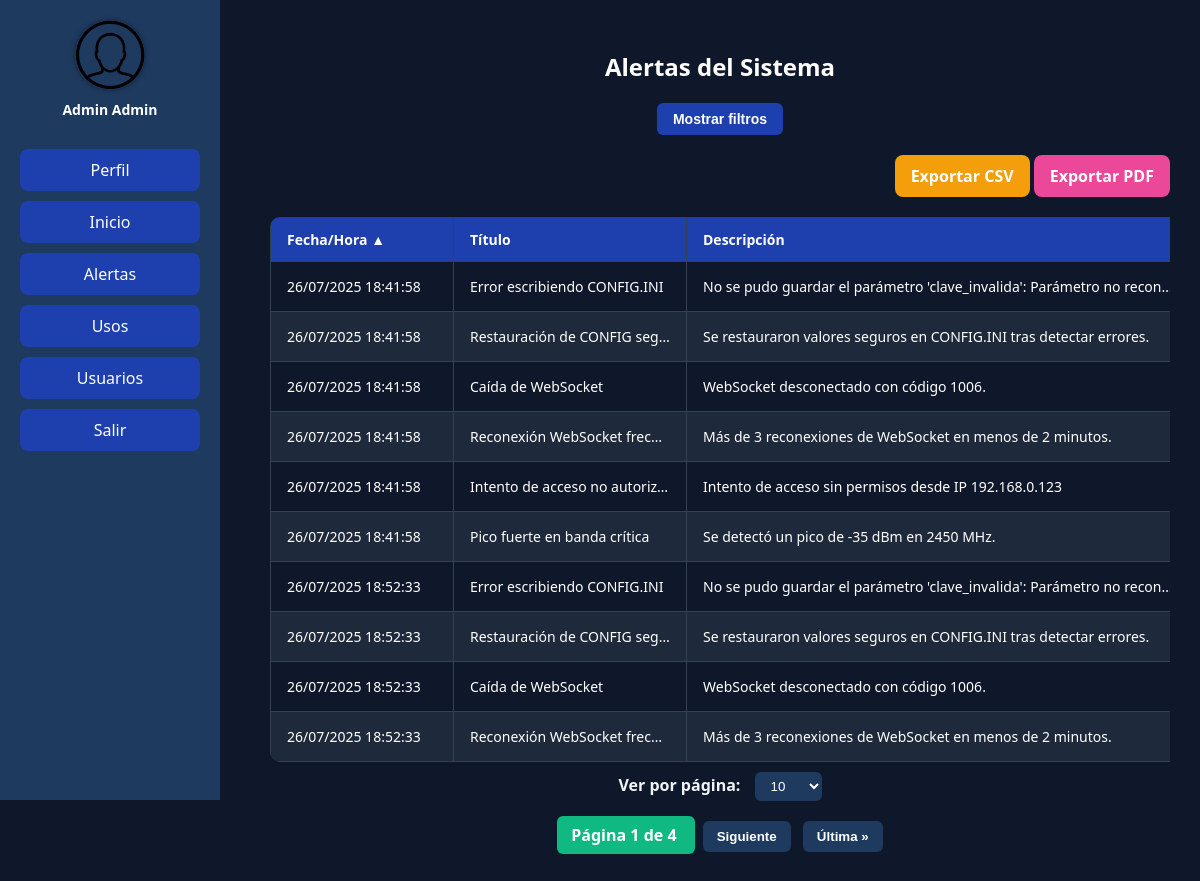
Screenshot of /alertas/ (signed in) with the database file from the repository.
### usuarios/models.py (models this page shows, shortened)
class Alerta(models.Model):
    NIVELES = [
        ('INFO', 'Info'),
        ('WARN', 'Advertencia'),
        ('ERROR', 'Error'),
        ('CRITICAL', 'Crítico'),
    ]
    numero_alerta = models.AutoField(primary_key=True)
    nombre = models.CharField(max_length=100)
    descripcion = models.TextField()
    nivel = models.CharField(max_length=10, choices=NIVELES)
    codigo = models.CharField(max_length=10)  # A002, C004, etc.
    fecha = models.DateTimeField(auto_now_add=True)

### usuarios/views.py (the view, shortened to what this page needs)
# urls.py: path('alertas/', views.alertas_view, name='alertas'),
@login_required
def alertas_view(request):
    alertas = list(Alerta.objects.all())
    nombre_q = request.GET.get("titulo", "").strip().lower()
    descripcion_q = request.GET.get("descripcion", "").strip().lower()
    nivel_q = request.GET.get("nivel", "").strip().lower()
    codigo_q = request.GET.get("codigo", "").strip().lower()
    if codigo_q:
        alertas = [a for a in alertas if codigo_q in a.codigo.lower()]
    fecha_q = request.GET.get("fecha", "").strip()
    mostrar_filtros = request.GET.get("mostrar_filtros", "false")
    def parse_datetime_custom(valor):
        for fmt in ("%d/%m/%Y %H:%M:%S", "%d/%m/%Y %H:%M", "%d/%m/%Y", "%H:%M:%S", "%H:%M"):
            try:
                return datetime.strptime(valor.strip(), fmt)
            except ValueError:
                continue
        return None
    if nombre_q:
        alertas = [a for a in alertas if nombre_q in a.nombre.lower()]
    if descripcion_q:
        alertas = [a for a in alertas if descripcion_q in a.descripcion.lower()]
    if nivel_q:
        alertas = [a for a in alertas if nivel_q in a.nivel.lower()]
    if codigo_q:
        alertas = [a for a in alertas if codigo_q in a.codigo.lower()]
    sort_by = request.GET.get('sort_by', 'fecha')
    order = request.GET.get('order', 'asc')
    def sort_key(a):
        if sort_by == 'fecha': return a.fecha
        elif sort_by == 'titulo': return a.nombre.lower()
        elif sort_by == 'descripcion': return a.descripcion.lower()
        elif sort_by == 'nivel': return a.nivel.lower()
        elif sort_by == 'codigo': return a.codigo.lower()
        return a.fecha
    alertas.sort(key=sort_key, reverse=(order == 'desc'))
    page_size = int(request.GET.get('page_size', 10))
    paginator = Paginator(alertas, page_size)
    page_number = request.GET.get('page')
    page_obj = paginator.get_page(page_number)
    return render(request, "usuarios/alertas.html", {
        'alertas': page_obj,
        'page_obj': page_obj,
        'page_size': page_size,
        'sort_by': sort_by,
        'order': order,
        'titulo_q': nombre_q,
        'descripcion_q': descripcion_q,
        'nivel_q': nivel_q,
        'usuario_q': codigo_q,
        'fecha_q': fecha_q,
        'mostrar_filtros': mostrar_filtros,
    })

### usuarios/templates/usuarios/alertas.html (shortened to what this page needs)
{% extends 'base.html' %}
{% block content %}
<h2>Alertas del Sistema</h2>
<div class="filter-actions">
  <button id="toggleFiltros" class="btn btn-filtro">Mostrar filtros</button>
</div>
<div style="text-align: right; margin: 20px auto; max-width: 1150px;">
  <a href="{% url 'exportar_alertas_csv' %}" class="exportar-csv">Exportar CSV</a>
  <a href="{% url 'exportar_alertas_pdf' %}" class="exportar-pdf">Exportar PDF</a>
</div>
<div style="overflow-x: auto;">
  <table>
    <thead>
      <tr>
        <th>
          <a href="?sort_by=fecha&order={% if sort_by == 'fecha' and order == 'asc' %}desc{% else %}asc{% endif %}{% if request.GET.page_size %}&page_size={{ request.GET.page_size }}{% endif %}" class="sort-link">
            Fecha/Hora
            {% if sort_by == 'fecha' %}
              {% if order == 'asc' %}▲{% else %}▼{% endif %}
            {% endif %}
          </a>
        </th>
        <th>
          <a href="?sort_by=titulo&order={% if sort_by == 'titulo' and order == 'asc' %}desc{% else %}asc{% endif %}{% if request.GET.page_size %}&page_size={{ request.GET.page_size }}{% endif %}" class="sort-link">
            Título
          </a>
        </th>
        <th>
          <a href="?sort_by=descripcion&order={% if sort_by == 'descripcion' and order == 'asc' %}desc{% else %}asc{% endif %}{% if request.GET.page_size %}&page_size={{ request.GET.page_size }}{% endif %}" class="sort-link">
            Descripción
          </a>
        </th>
      </tr>
    </thead>
    <tbody>
      {% for alerta in alertas %}
      <tr>
        <td>{{ alerta.fecha|date:"d/m/Y H:i:s" }}</td>
        <td>{{ alerta.nombre }}</td>
        <td>{{ alerta.descripcion }}</td>
      </tr>
      {% empty %}
      <tr>
        <td colspan="5" style="text-align:center;">No hay alertas registradas.</td>
      </tr>
      {% endfor %}
    </tbody>
  </table>
</div>
<div class="page-size-form">
  <form method="get">
      <label for="page_size">Ver por página:</label>
      <select name="page_size" id="page_size" onchange="this.form.submit()">
          <option value="10" {% if page_size == 10 %}selected{% endif %}>10</option>
      </select>
  </form>
</div>
{% if page_obj %}
  <div class="pagination">
    <form method="get">
      <span class="current">
          Página {{ page_obj.number }} de {{ page_obj.paginator.num_pages }}
      </span>
      {% if page_obj.has_next %}
        <button name="page" value="{{ page_obj.next_page_number }}">Siguiente</button>
        <button name="page" value="{{ page_obj.paginator.num_pages }}">&Uacute;ltima &raquo;</button>
      {% endif %}
    </form>
  </div>
{% endif %}
{% endblock %}

### usuarios/templates/base.html (shortened to what this page needs)
<!DOCTYPE html>
<html lang="es">
{% load static %}
<head>
</head>
<body>
  <div class="sidebar">
    <div class="sidebar-avatar">
      {% if request.user.perfilusuario.foto %}
        <img src="{{ request.user.perfilusuario.foto.url }}" alt="avatar" class="avatar-img">
      {% else %}
        <img src="{% static 'default/avatar.png' %}" alt="avatar" class="avatar-img">
      {% endif %}
      <p class="username">
        {{ request.user.first_name }} {{ request.user.last_name }}
      </p>
    </div>
    <a class="menu-btn" href="{% url 'perfil' %}">Perfil</a>
    <a class="menu-btn" href="{% url 'inicio' %}">Inicio</a>
    <a class="menu-btn" href="{% url 'alertas' %}">Alertas</a>
    <a class="menu-btn" href="{% url 'usos' %}">Usos</a>
    {% if request.user.is_staff %}
      <a class="menu-btn" href="{% url 'usuarios' %}">Usuarios</a>
    {% endif %}
    <a class="menu-btn" href="{% url 'logout' %}">Salir</a>
  </div>
  <div class="main">
    {% block content %}{% endblock %}
  </div>
</body>
</html>

### usuarios/templates/base.html (style rules this page uses)
body { margin: 0; font-family: 'Segoe UI', sans-serif; background-color: #0f172a; color: white; }
.sidebar { position: fixed; top: 0; left: 0; width: 220px; height: 100vh; background-color: #1e3a5f; padding: 20px; box-sizing: border-box; }
.sidebar-avatar { text-align: center; margin-bottom: 30px; }
.avatar-img { width: 70px; height: 70px; border-radius: 50%; object-fit: cover; margin-bottom: 10px; box-shadow: 0 0 5px rgba(0,0,0,0.4); }
.username { font-size: 14px; color: white; font-weight: bold; margin-top: -5px; }
.sidebar .menu-btn { display: block; margin: 10px 0; padding: 10px; background-color: #1e40af; color: white; text-align: center; border-radius: 8px; text-decoration: none; transition: background-color 0.3s; }
.main { margin-left: 240px; padding: 30px; }

### usuarios/templates/usuarios/alertas.html (style rules this page uses)
h2 { margin-bottom: 20px; color: white; text-align: center; }
table { width: 1000px; table-layout: fixed; border-collapse: collapse; background-color: #0f172a; color: white; border-radius: 10px; overflow: hidden; margin: auto; }
th, td { padding: 12px 16px; border: 1px solid #334155; text-align: left; font-size: 14px; word-wrap: break-word; overflow-wrap: break-word; overflow: hidden; text-overflow: ellipsis; white-space: nowrap; }
th:nth-child(1), td:nth-child(1) { width: 150px; }
th:nth-child(2), td:nth-child(2) { width: 200px; }
th:nth-child(3), td:nth-child(3) { width: 470px; }
th { background-color: #1e40af !important; color: white !important; }
th a { color: white !important; text-decoration: none; }
tr:nth-child(even) { background-color: #1e293b; }
.pagination { display: flex; justify-content: center; align-items: center; margin-top: 20px; }
.pagination a, .pagination span { color: white; background-color: #1e3a5f; padding: 8px 14px; margin: 0 4px; border-radius: 6px; text-decoration: none; transition: background-color 0.3s; }
.pagination .current { background-color: #10b981; font-weight: bold; }
.pagination button { color: white; background-color: #1e3a5f; padding: 8px 14px; margin: 0 4px; border-radius: 6px; text-decoration: none; transition: background-color 0.3s; border: none; font-weight: bold; cursor: pointer; }
.page-size-form { text-align: center; margin-top: 10px; }
.page-size-form label { color: #f1f5f9; margin-right: 10px; font-weight: bold; }
.page-size-form select { background-color: #1e3a5f; color: white; padding: 6px 12px; border: none; border-radius: 6px; }
.btn { padding: 8px 16px; border-radius: 6px; border: none; font-weight: bold; cursor: pointer; font-size: 14px; }
.btn-filtro { background-color: #1e40af; color: white; }
.filter-actions { display: flex; justify-content: center; gap: 10px; margin-bottom: 15px; }
.exportar-csv, .exportar-pdf { padding: 10px 16px; border-radius: 8px; text-decoration: none; font-weight: bold; display: inline-block; color: white; border: none; transition: background-color 0.3s ease; }
.exportar-csv { background-color: #f59e0b; }
.exportar-pdf { background-color: #ec4899; }

### rows the page displays
Alerta: fecha "26/07/2025 18:41:58", nombre "Error escribiendo CONFIG.INI", descripcion "No se pudo guardar el parámetro 'clave_invalida': Parámetro no recon…"
Alerta: fecha "26/07/2025 18:41:58", nombre "Restauración de CONFIG seg…", descripcion "Se restauraron valores seguros en CONFIG.INI tras detectar errores."
Alerta: fecha "26/07/2025 18:41:58", nombre "Caída de WebSocket", descripcion "WebSocket desconectado con código 1006."
Alerta: fecha "26/07/2025 18:41:58", nombre "Reconexión WebSocket frec…", descripcion "Más de 3 reconexiones de WebSocket en menos de 2 minutos."
Alerta: fecha "26/07/2025 18:41:58", nombre "Intento de acceso no autoriz…", descripcion "Intento de acceso sin permisos desde IP 192.168.0.123"
Alerta: fecha "26/07/2025 18:41:58", nombre "Pico fuerte en banda crítica", descripcion "Se detectó un pico de -35 dBm en 2450 MHz."
Alerta: fecha "26/07/2025 18:52:33", nombre "Error escribiendo CONFIG.INI", descripcion "No se pudo guardar el parámetro 'clave_invalida': Parámetro no recon…"
Alerta: fecha "26/07/2025 18:52:33", nombre "Restauración de CONFIG seg…", descripcion "Se restauraron valores seguros en CONFIG.INI tras detectar errores."
Alerta: fecha "26/07/2025 18:52:33", nombre "Caída de WebSocket", descripcion "WebSocket desconectado con código 1006."
Alerta: fecha "26/07/2025 18:52:33", nombre "Reconexión WebSocket frec…", descripcion "Más de 3 reconexiones de WebSocket en menos de 2 minutos."

### other values shown
{{ request.user.first_name }} "Admin"
{{ request.user.last_name }} "Admin"
{{ page_obj.number }} "1"
{{ page_obj.paginator.num_pages }} "4"
